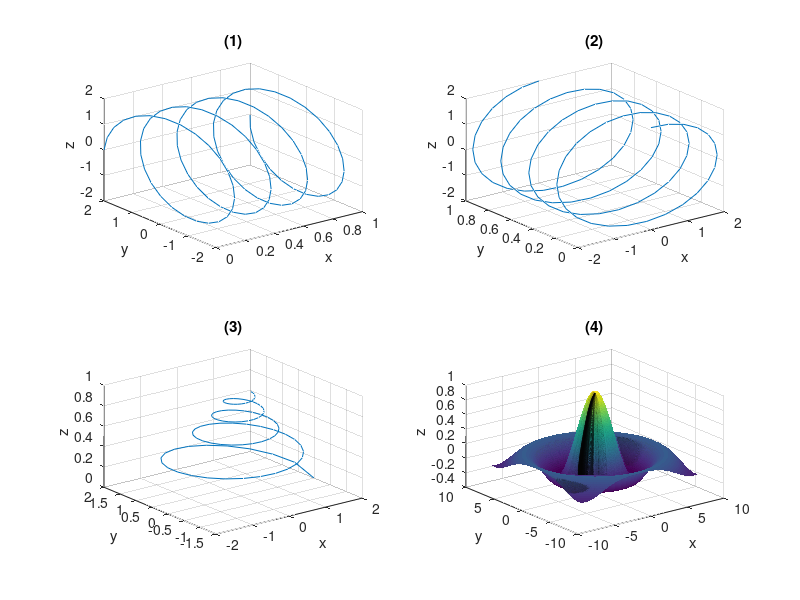

Write MATLAB code to recreate this figure.
t=[0:0.01:1];

x=t;
y=2*cos(8*pi*t);
z=2*sin(8*pi*t);
subplot(2,2,1);
plot3(x,y,z);
title('(1)');
xlabel('x');
ylabel('y');
zlabel('z');
grid on;

x=2*sin(8*pi*t)
y=t;
z=2*cos(8*pi*t);
subplot(2,2,2);
plot3(x,y,z);
title('(2)');
xlabel('x');
ylabel('y');
zlabel('z');
grid on;

x=2*e.^(-2*t).*cos(8*pi*t);
y=2*e.^(-2*t).*sin(8*pi*t);
z=sqrt(t);
subplot(2,2,3);
plot3(x,y,z);
title('(3)');
xlabel('x');
ylabel('y');
zlabel('z');
grid on;

x=[-8:0.01:8];
y=[-8:0.01:8];
[X,Y] = meshgrid(x,y);
z=sin( sqrt(X.^2+Y.^2) )./sqrt(X.^2+Y.^2);
subplot(2,2,4);
surf(X,Y,z);
title('(4)');
xlabel('x');
ylabel('y');
zlabel('z');
grid on;
